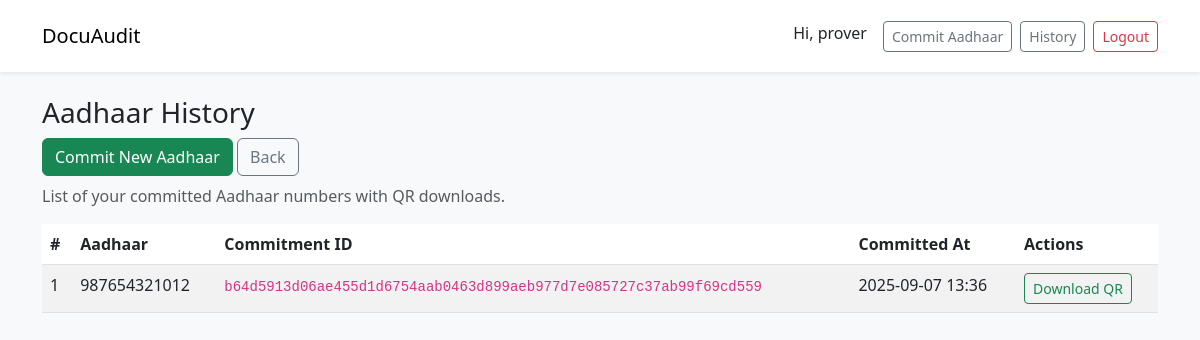
/aadhaar/history (signed in), run on the app's committed database.
### app.py (models this page shows)
class User(UserMixin, db.Model):
    __tablename__ = "users"
    id = db.Column(db.Integer, primary_key=True)
    email = db.Column(db.String(255), unique=True, nullable=False)
    password_hash = db.Column(db.String(255), nullable=False)
    name = db.Column(db.String(255))
    role = db.Column(db.String(32), default="prover")  # prover, verifier, admin
    eth_address = db.Column(db.String(255), nullable=True)
    status = db.Column(db.String(32), default="active")  # active, pending, blocked, suspended
    is_approved = db.Column(db.Boolean, default=False)  # admin approval required
    last_login = db.Column(db.DateTime, nullable=True)
    created_at = db.Column(db.DateTime, default=datetime.utcnow)

class AadhaarRecord(db.Model):
    __tablename__ = "aadhaar_records"
    id = db.Column(db.Integer, primary_key=True)
    owner_id = db.Column(db.Integer, db.ForeignKey("users.id"), nullable=False)
    aadhaar_number = db.Column(db.String(12), nullable=False)
    commitment_id_hex = db.Column(db.String(66), nullable=False)  # 0x + 64 hex
    salt = db.Column(db.String(128), nullable=False)
    qr_filename = db.Column(db.String(256), nullable=False)  # stored under static/qr
    created_at = db.Column(db.DateTime, default=datetime.utcnow)
    owner = db.relationship("User", backref="aadhaar_records")

### app.py (the view)
@app.route("/aadhaar/history")
@login_required
def aadhaar_history():
    if current_user.role not in ("prover", "admin"):
        abort(403)
    records = AadhaarRecord.query.filter_by(owner_id=current_user.id).order_by(AadhaarRecord.created_at.desc()).all()
    return render_template("aadhaar_history.html", records=records)

### app.py (called while the page is built)
@login_manager.user_loader
def load_user(user_id):
    return User.query.get(int(user_id))

### templates/aadhaar_history.html
{% extends "base.html" %}
{% block body %}
<h3>Aadhaar History</h3>
<div class="mb-3">
  <a class="btn btn-success" href="{{ url_for('aadhaar_upload') }}">Commit New Aadhaar</a>
  <a class="btn btn-outline-secondary" href="{{ url_for('dashboard') }}">Back</a>
  <div class="text-muted mt-2">List of your committed Aadhaar numbers with QR downloads.</div>
</div>
<table class="table table-striped">
  <thead>
    <tr>
      <th>#</th>
      <th>Aadhaar</th>
      <th>Commitment ID</th>
      <th>Committed At</th>
      <th>Actions</th>
    </tr>
  </thead>
  <tbody>
    {% for r in records %}
    <tr>
      <td>{{ loop.index }}</td>
      <td>{{ r.aadhaar_number }}</td>
      <td><code style="word-break:break-all">{{ r.commitment_id_hex }}</code></td>
      <td>{{ r.created_at.strftime('%Y-%m-%d %H:%M') }}</td>
      <td>
        <a class="btn btn-sm btn-outline-success" href="{{ url_for('download_aadhaar_qr', record_id=r.id) }}">Download QR</a>
      </td>
    </tr>
    {% else %}
    <tr><td colspan="5">No Aadhaar records yet</td></tr>
    {% endfor %}
  </tbody>
</table>
{% endblock %}

### templates/base.html (shortened to what this page needs)
<!doctype html>
<html>
<head>
  <link href="https://cdn.jsdelivr.net/npm/bootstrap@5.3.0/dist/css/bootstrap.min.css" rel="stylesheet">
</head>
<body class="bg-light">
<nav class="navbar navbar-expand-lg navbar-light bg-white p-3 shadow-sm">
  <div class="container">
    <a class="navbar-brand" href="{{ url_for('dashboard') }}">DocuAudit</a>
    <div class="d-flex gap-2">
      {% if current_user.is_authenticated %}
        <span class="me-2">Hi, {{ current_user.name or current_user.email }}</span>
        {% if current_user.role in ['prover', 'admin'] %}
          <a class="btn btn-outline-secondary btn-sm" href="{{ url_for('aadhaar_upload') }}">Commit Aadhaar</a>
          <a class="btn btn-outline-secondary btn-sm" href="{{ url_for('aadhaar_history') }}">History</a>
        {% endif %}
        <a class="btn btn-outline-danger btn-sm" href="{{ url_for('logout') }}">Logout</a>
      {% else %}
        <a class="btn btn-outline-primary btn-sm" href="{{ url_for('register') }}">Register</a>
        <a class="btn btn-primary btn-sm" href="{{ url_for('login') }}">Login</a>
      {% endif %}
    </div>
  </div>
</nav>
<div class="container mt-4">
  {% block body %}{% endblock %}
</div>
</body>
</html>

### data on the page
User: name "prover"
AadhaarRecord: aadhaar_number "987654321012", commitment_id_hex "b64d5913d06ae455d1d6754aab0463d899aeb977d7e085727c37ab99f69cd559", created_at "2025-09-07 13:36"
